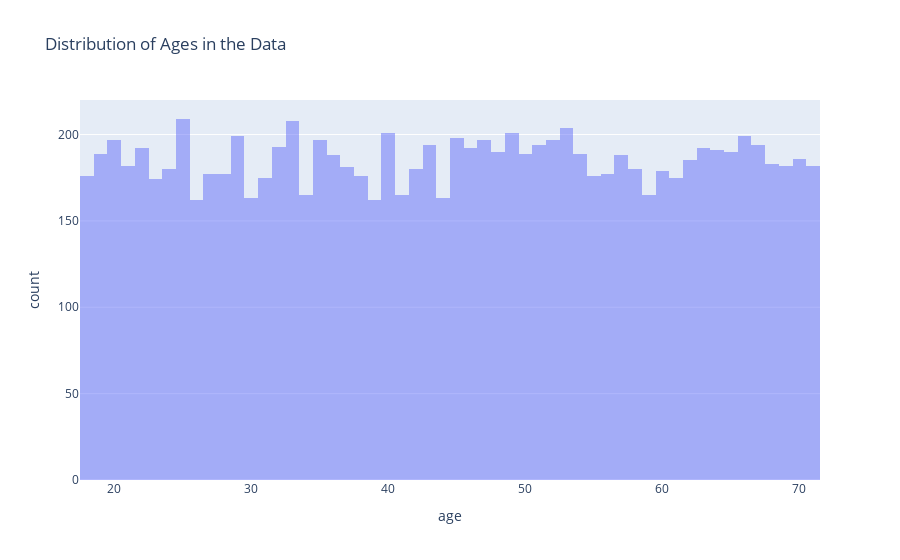
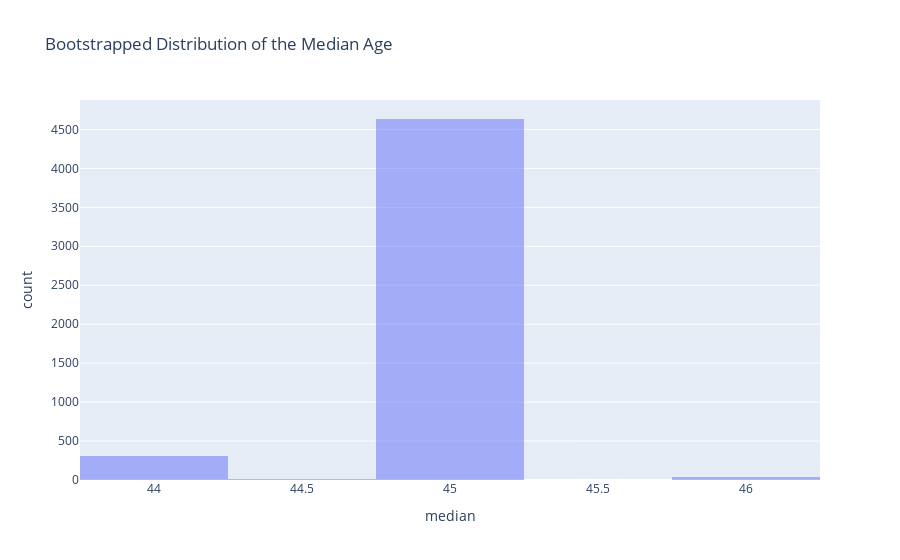

These figures' notebook cell, in order:
### Markdown cell above
## Using the Bootsrap for the Median

### Code cell
### Boostrapped confidence interval for the median 

fig = px.histogram(data, 
    x = 'age', 
    opacity = .5, 
    title = "Distribution of Ages in the Data")
fig.show()

print("The median age in the data is:", data.age.median())

boot_med = []
n = 5000

for i in range(n):
    boot_sample = data['age'].sample(frac = 1, replace = True)
    boot_median = boot_sample.median()
    boot_med.append(boot_median)

boot_med = pd.DataFrame(boot_med, columns= ['median'])

fig = px.histogram(boot_med, 
    x = 'median', 
    opacity = .5,
    title = "Bootstrapped Distribution of the Median Age")
fig.show()

### Figure 1 — Plotly figure (JSON) as saved in the notebook; plotly's stock layout.template omitted (floating-point values rounded to 4 significant figures; data arrays with more than 128 entries replaced by an {"elided": "..."} marker saying what was removed)
{"data": [{"alignmentgroup": "True", "bingroup": "x", "hovertemplate": "age=%{x}<br>count=%{y}<extra></extra>", "legendgroup": "", "marker": {"color": "#636efa", "opacity": 0.5, "pattern": {"shape": ""}}, "name": "", "offsetgroup": "", "orientation": "v", "showlegend": false, "type": "histogram", "x": {"elided": "10000 int values"}, "xaxis": "x", "yaxis": "y"}], "layout": {"barmode": "relative", "legend": {"tracegroupgap": 0}, "title": {"text": "Distribution of Ages in the Data"}, "xaxis": {"anchor": "y", "domain": [0, 1], "title": {"text": "age"}}, "yaxis": {"anchor": "x", "domain": [0, 1], "title": {"text": "count"}}}}

### Figure 2 — Plotly figure (JSON) as saved in the notebook; plotly's stock layout.template omitted (floating-point values rounded to 4 significant figures; data arrays with more than 128 entries replaced by an {"elided": "..."} marker saying what was removed)
{"data": [{"alignmentgroup": "True", "bingroup": "x", "hovertemplate": "median=%{x}<br>count=%{y}<extra></extra>", "legendgroup": "", "marker": {"color": "#636efa", "opacity": 0.5, "pattern": {"shape": ""}}, "name": "", "offsetgroup": "", "orientation": "v", "showlegend": false, "type": "histogram", "x": {"elided": "5000 float values"}, "xaxis": "x", "yaxis": "y"}], "layout": {"barmode": "relative", "legend": {"tracegroupgap": 0}, "title": {"text": "Bootstrapped Distribution of the Median Age"}, "xaxis": {"anchor": "y", "domain": [0, 1], "title": {"text": "median"}}, "yaxis": {"anchor": "x", "domain": [0, 1], "title": {"text": "count"}}}}
